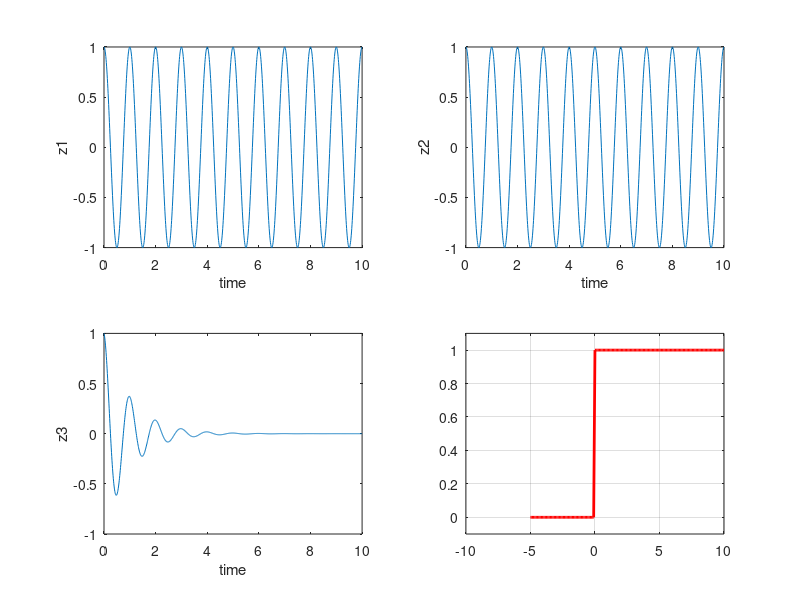

MATLAB code to generate this figure: (Note: this script raises an error after producing the figure.)

%1.
t=0:0.01:10;
y=sin(0.5*pi*t);
plot(t,y)

%2.
t=0:0.01:10;
z1=cos(2*pi*t);
z2=cos(2*pi*t);
z3=exp(-t).*cos(2*pi*t);
z4=1-exp(-t).*sin(2*pi*t);
subplot(221);
plot(t,z1);
xlabel('time');
ylabel('z1');
subplot(222);
plot(t,z2);
xlabel('time');
ylabel('z2');
subplot(223);
plot(t,z3);
xlabel('time');
ylabel('z3');
subplot(224);
plot(t,z4);
xlabel('time');
ylabel('z4');

%3.
%unit step
t=-5:0.1:10;
u=[zeros(1,50),ones(1,101)];
plot(t,u,'r','LineWidth',2);
ylim([-0.1,1.1]);
grid
%dirac
delta=dirac(t);
plot(t,delta,'LineWidth',2);
ylim([-0.1,1.1]);
delta(1)
delta(51)    %d(0)
%ramba
ramb=t.*u;
plot(t,ramb,'g','LineWidth',2);
ylim([-1,10]);
grid
%sqare pulse
unit1=[zeros(1,40),ones(1,111)];
unit2=[zeros(1,60),ones(1,91)];
s_pulse=unit1-unit2;
plot(t,s_pulse,'m','LineWidth',2);
ylim([-0.1,1.1]);
grid




